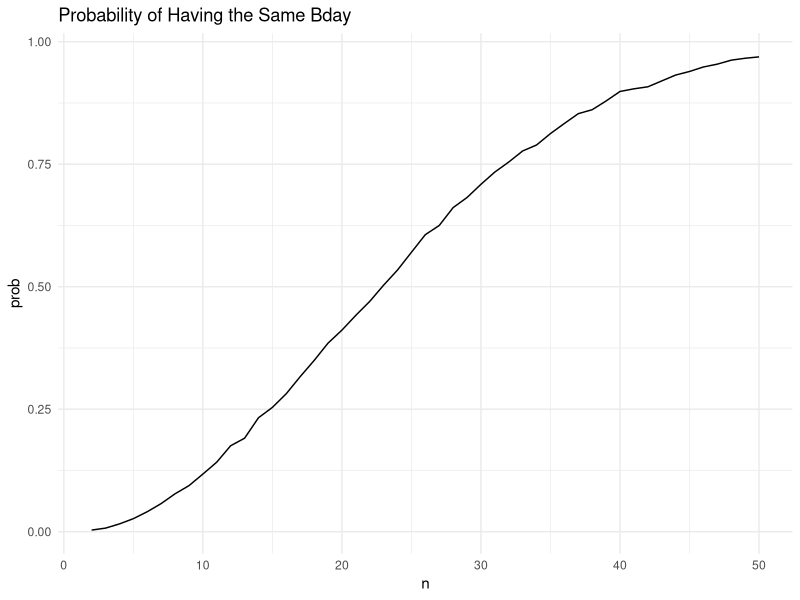
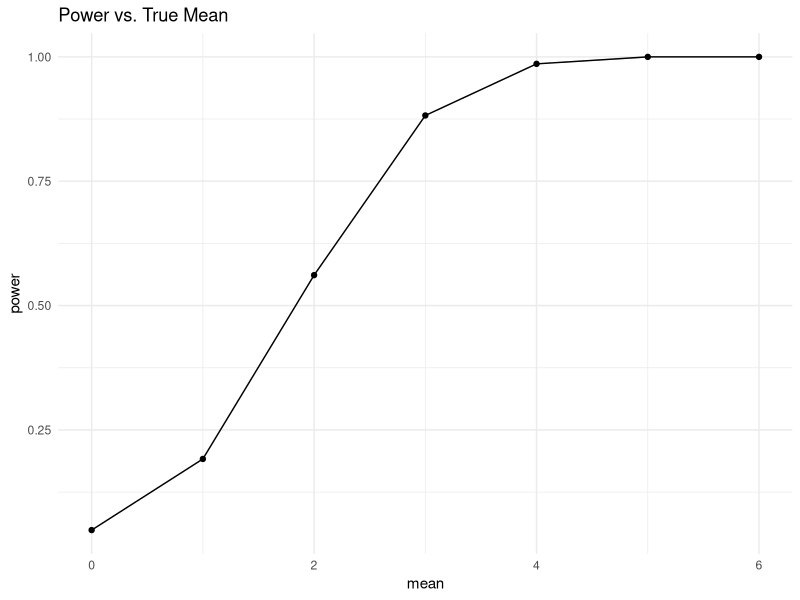
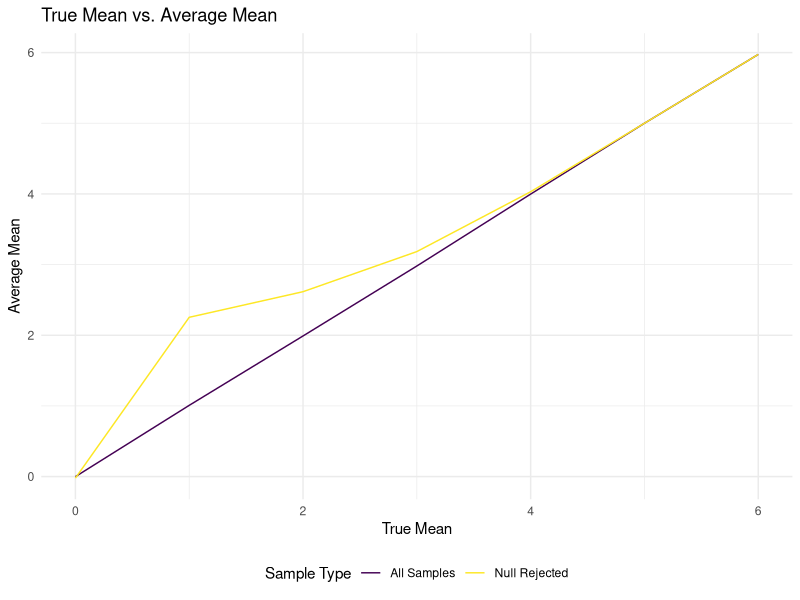

R code for these plots, in order:
## ---- chunk 1
library(tidyverse)

knitr::opts_chunk$set(
  comment = '', fig.width = 8, fig.height = 6, out.width = "90%"
)

theme_set(theme_minimal() + theme(legend.position = "bottom"))

options(
  ggplot2.continuous.colour = "viridis",
  ggplot2.continuous.fill = "viridis"
)

scale_colour_discrete = scale_colour_viridis_d
scale_fill_discrete = scale_fill_viridis_d
## ---- chunk 2
bday_sim = function(n) {
  
  bdays = sample(1:365, size = n, replace = TRUE)

  duplicate = length(unique(bdays)) < n
  
  return(duplicate)
  
}

bday_sim(50)
## ---- chunk 3
sim_res = 
  expand_grid(
    n = c(2:50),
    iter = 1:10000
  ) |>
  mutate(res = map_lgl(n, bday_sim)) |>
  group_by(n) |>
  summarize(prob = mean(res))
## ---- chunk 4
sim_res |>
  ggplot(aes(x = n, y = prob)) +
  geom_line() +
  labs(title = "Probability of Having the Same Bday")
## ---- chunk 5
rnorm_t.test = function(u){
  
  samp = rnorm(n = 30, mean = u, sd = 5)
  
  broom::tidy(t.test(samp, mu =0, conf.level = 0.95))
}

rnorm_t.test(u=0)
## ---- chunk 6
sim_samp = 
  expand_grid(
    mean = 0:6,
    iter = 1:5000) |>
  mutate(samp = map(mean,rnorm_t.test)) |>
  unnest(samp)

## ---- chunk 7
power_data = 
  sim_samp |>
  group_by(mean) |>
  summarize(power = mean(p.value< 0.05))

power_data |>
  ggplot(aes(x = mean, y = power)) +
  geom_point() +
  geom_line() +
  labs(title = "Power vs. True Mean")
## ---- chunk 8
estimates = 
  sim_samp |>
  group_by(mean) |>
  summarize(avg_mean = mean(estimate),
            avg_mean_rejected = mean(estimate[p.value < 0.05]))

estimates |>
  ggplot(aes(x = mean)) +
  geom_line(aes(y = avg_mean, color = "All Samples")) +
  geom_line(aes(y = avg_mean_rejected, color = "Null Rejected")) +
  labs(title = "True Mean vs. Average Mean",
       x = "True Mean",
       y = "Average Mean",
       color = "Sample Type")
